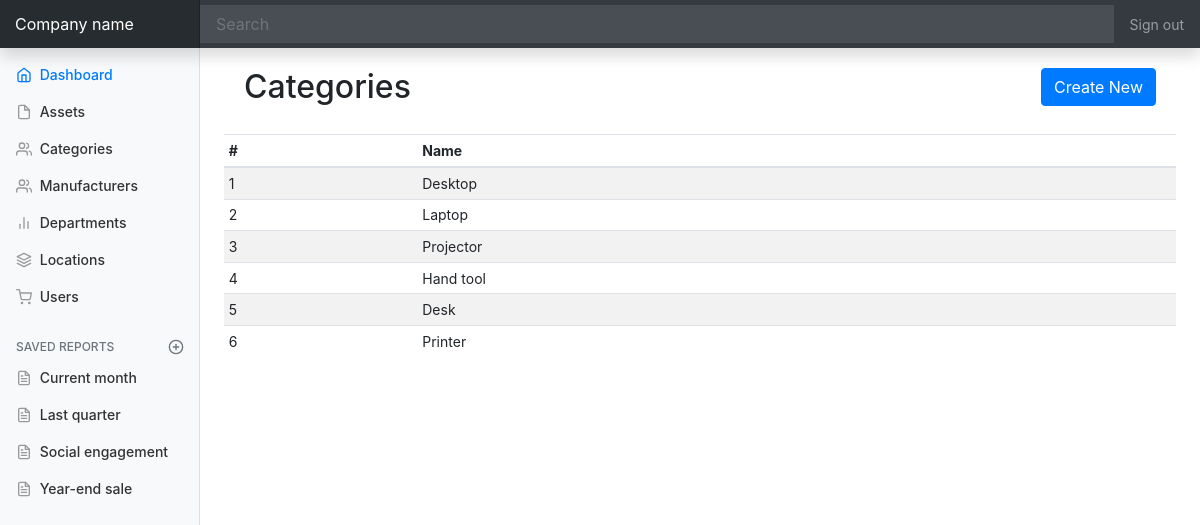
The page /categories on the database its author committed.
### app/models.py (models this page shows, shortened)
class Category(db.Model):
	id = db.Column(db.Integer, primary_key=True)
	name = db.Column(db.String(64), unique=True)
	assets = db.relationship('Asset', backref="category")

### app/routes.py (the view)
@app.route('/categories')
def categories():
	categories = Category.query.all()
	return render_template('categories.html', title='Categories', categories=categories)

### app/templates/categories.html
{% extends "base.html" %}
{% block content %}
<section style="padding: 20px;">
  <h2 style="display:inline-flex;">Categories</h2>
  <a class="btn btn-primary float-right" href="categories/create">Create New</a>
</section>
<div class="table-responsive">
  <table class="table table-striped table-sm">
    <thead>
      <tr>
        <th>#</th>
        <th>Name</th>
      </tr>
    </thead>
    <tbody>
    	{% for category in categories %}
      <tr>
        <td>{{ category.id }}</td>
        <td>{{ category.name }}</td>
      </tr>
      {% endfor %}
    </tbody>
  </table>
</div>
{% endblock %}

### app/static/dashboard.css (style rules this page uses)
body { font-size: .875rem; }

### rows shown on the page
Category: id "1", name "Desktop"
Category: id "2", name "Laptop"
Category: id "3", name "Projector"
Category: id "4", name "Hand tool"
Category: id "5", name "Desk"
Category: id "6", name "Printer"
